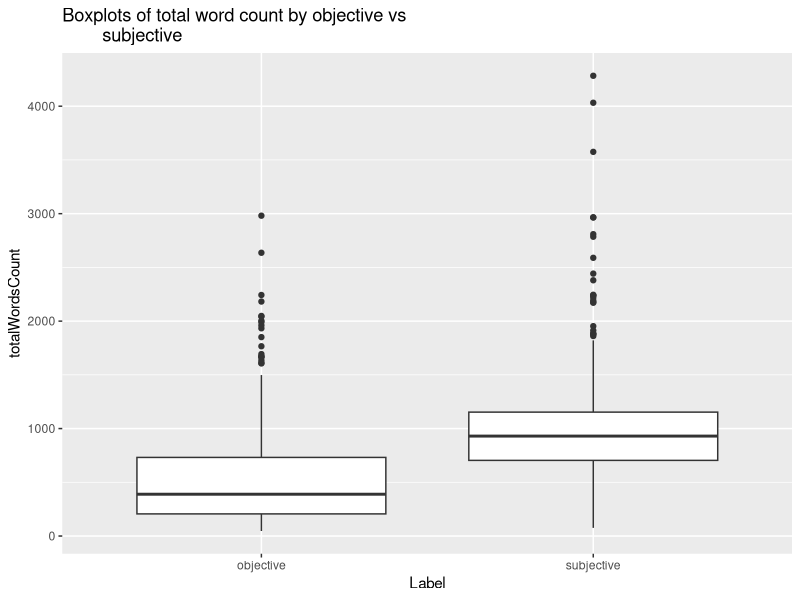
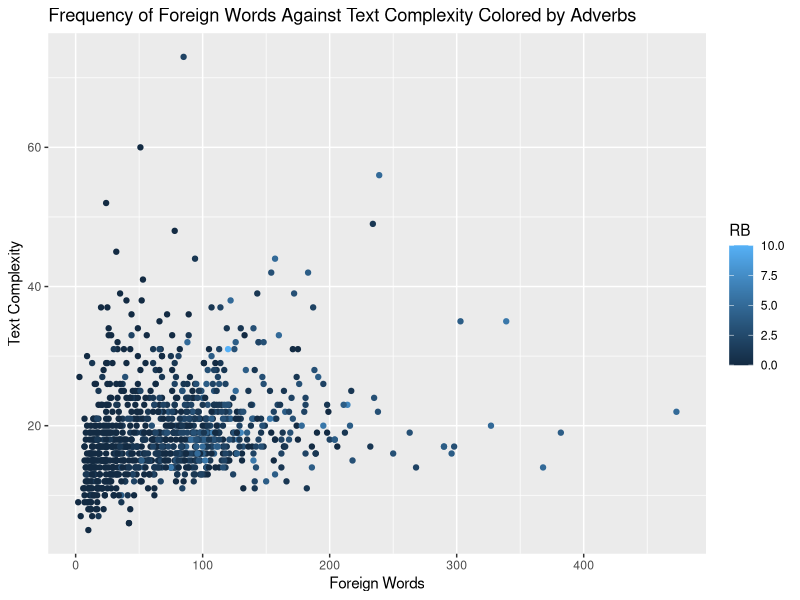
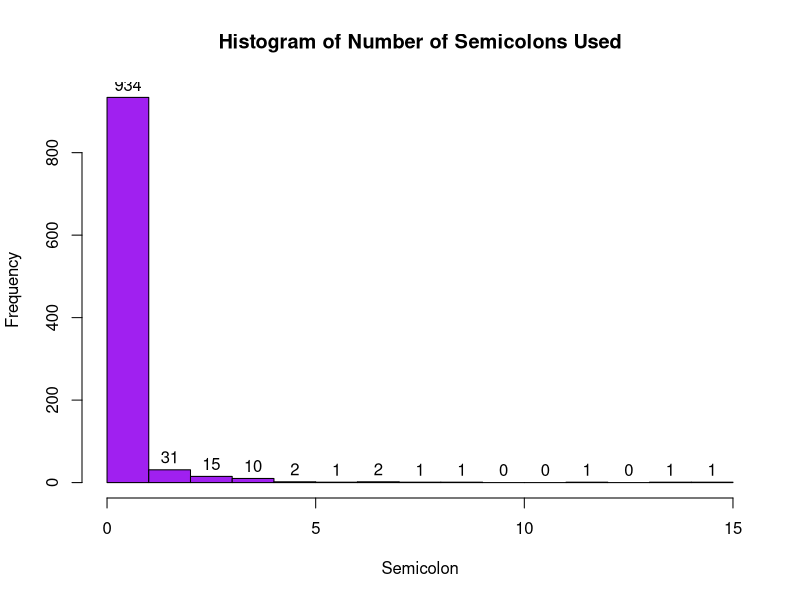
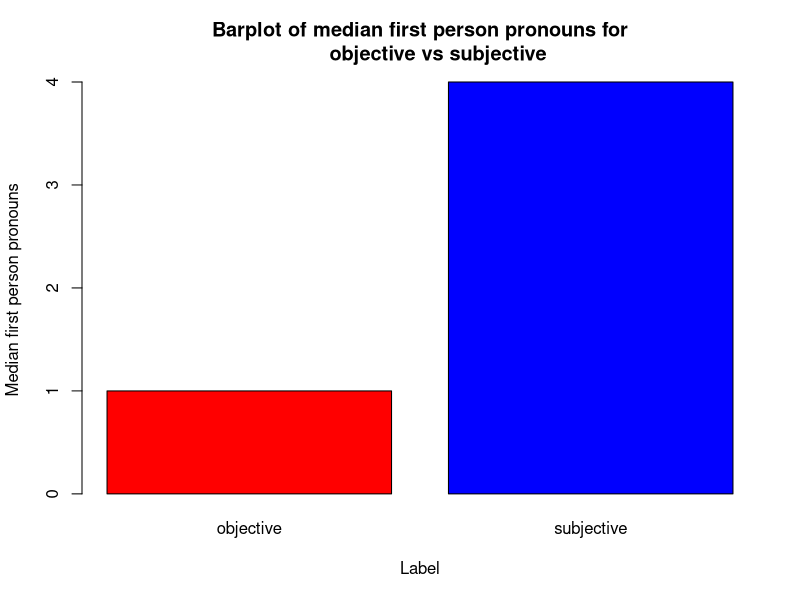
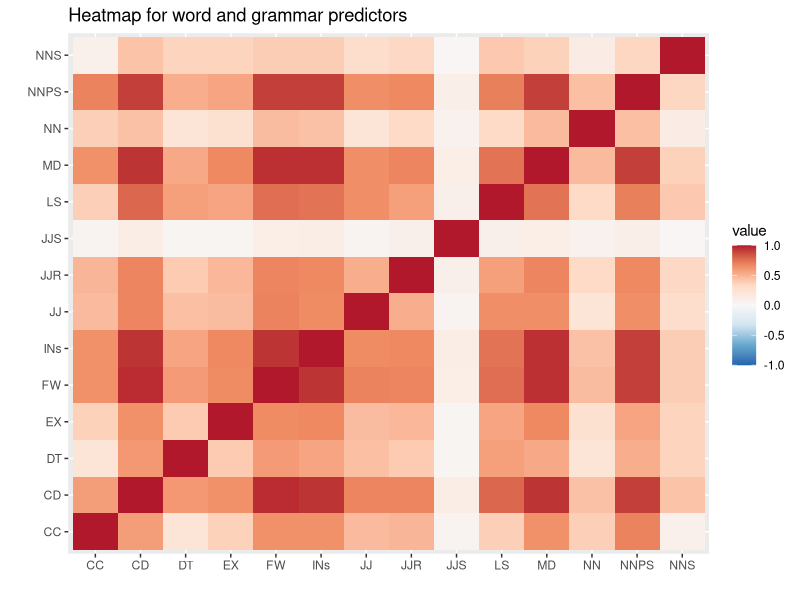
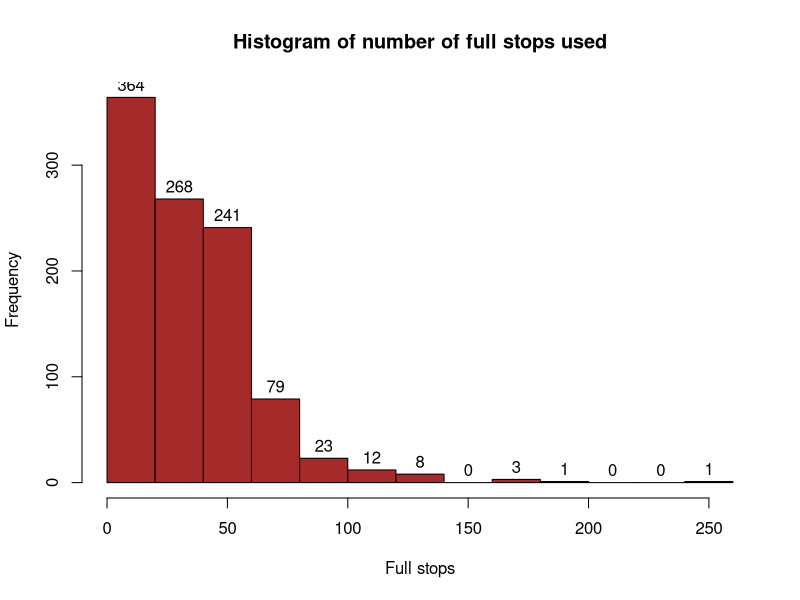
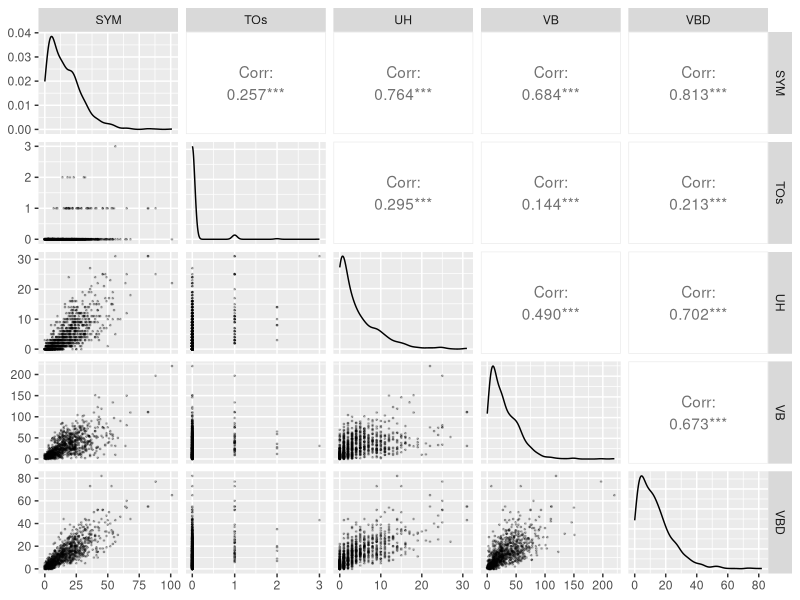

The R source for these figures, in order:
# term project


library(readxl)
features2 <- read_excel("features2.xlsx")

library(ggplot2)

ggplot(features2, aes(as.factor(Label), totalWordsCount)) + geom_boxplot() + 
  labs(title = "Boxplots of total word count by objective vs
        subjective", x = "Label") 
  
ggplot(features2, aes(x = FW, y = txtcomplexity, color = RB)) + geom_point() + 
  labs(title = "Frequency of Foreign Words Against Text Complexity Colored by Adverbs",
       x = "Foreign Words", y = "Text Complexity")




h <- hist(features2$semicolon, main = "Histogram of Number of Semicolons Used", 
          xlab = "Semicolon", col = "purple")
text(h$mids,h$counts,labels=h$counts, adj=c(0.5, -0.5))



barplot(tapply(features2$pronouns1st, features2$Label, median), xlab = "Label",
        ylab = "Median first person pronouns", main = "Barplot of median first person pronouns for
      objective vs subjective", col = c("red", "blue"))


table(features2$NNP)
summary(features2$NNP)
# since NNP has not values we can remove that column


library(reshape) 
features2 <- features2[,-19]

cor.mat <- round(cor(features2[,7:20]), 2) 
melted.cor.mat <- melt(cor.mat)
ggplot(melted.cor.mat, aes(x=X1, y=X2, fill=value)) +
  geom_tile() + xlab("") + ylab("") + ggtitle("Heatmap for word and grammar predictors") +
  scale_fill_distiller(palette="RdBu", limits=c(-1, 1))


g <- hist(features2$fullstops, main = "Histogram of number of full stops used", 
          xlab = "Full stops", col = "brown")
text(g$mids,g$counts,labels=g$counts, adj=c(0.5, -0.5))

# maybe have to scale full stop data

# maybe scale all of the data


library(GGally)

ggpairs(features2[, 29:33],
        lower=list(continuous=wrap("points", alpha=0.25, size=0.3)))
